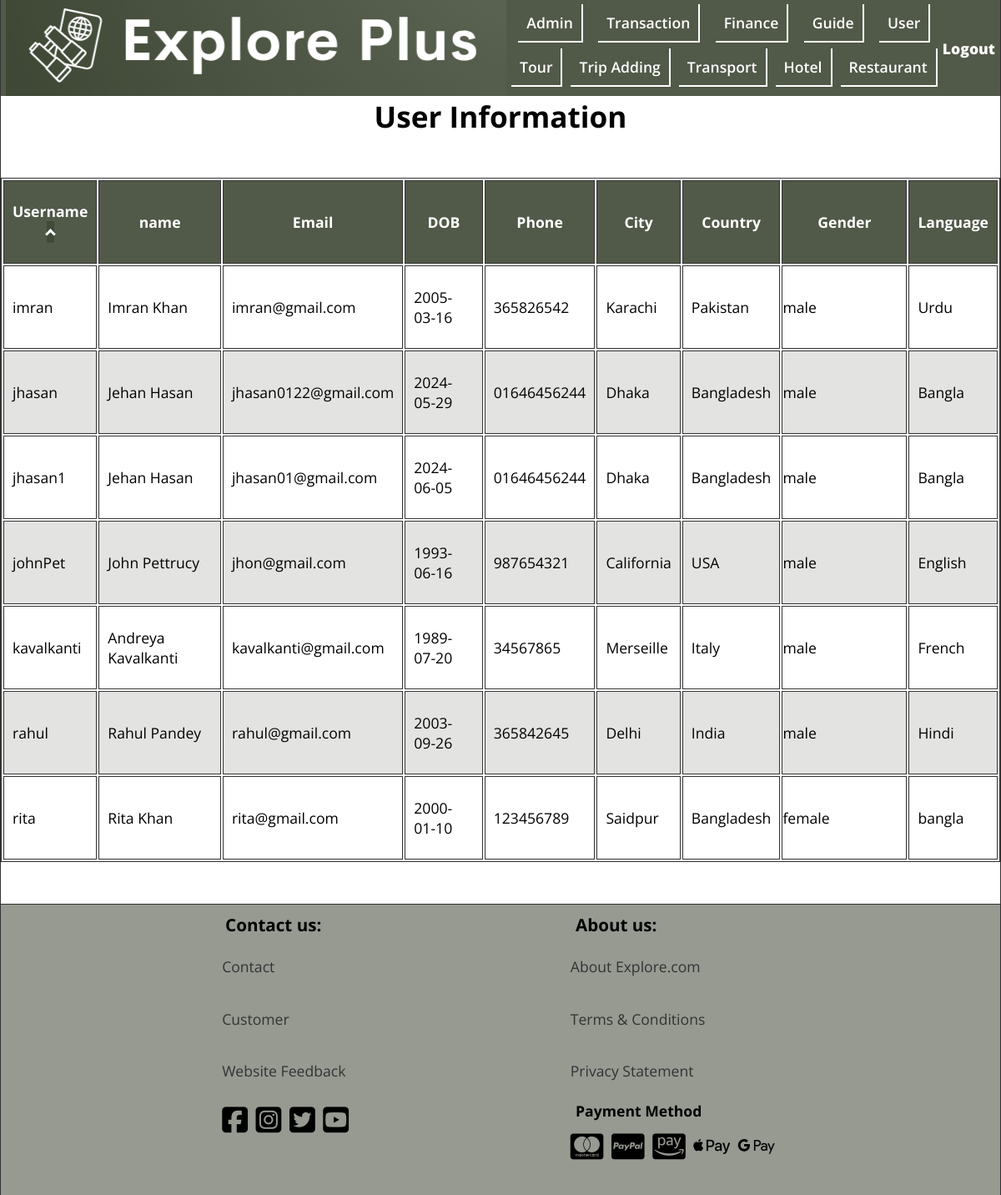
Page /Admin/user_list.php on the committed database.
### tables this page shows
CREATE TABLE `userpro` (
  `username` varchar(50) NOT NULL,
  `password` varchar(500) DEFAULT NULL,
  `email` varchar(100) DEFAULT NULL,
  `date_of_birth` date DEFAULT NULL,
  `phone` varchar(20) DEFAULT NULL,
  `city` varchar(50) DEFAULT NULL,
  `country` varchar(50) DEFAULT NULL,
  `past_trip` varchar(100) DEFAULT NULL,
  `gender` varchar(10) DEFAULT NULL,
  `language` varchar(20) DEFAULT NULL,
  `name` varchar(50) DEFAULT NULL,
  `photo` blob DEFAULT NULL,
  `varification_code` varchar(256) NOT NULL,
  `is_varified` int(10) NOT NULL DEFAULT 0
);

### Admin/user_list.php (the view, shortened to what this page needs)
<?php
$conn = mysqli_connect("localhost","root","","explore_plus");
$result = mysqli_query($conn,"SELECT * FROM userpro");
$users = mysqli_fetch_all($result,MYSQLI_ASSOC);
?>
<!DOCTYPE html>
<html lang="en">
<head>
    <link rel="stylesheet" href="../css/style.css">
    <link rel="stylesheet" href="https://cdnjs.cloudflare.com/ajax/libs/font-awesome/6.5.1/css/all.min.css" />
</head>
<body>
<header class="header admin">
    <div class="header__logo">
        <figure>
            <img src="../img/logo3.png" alt="logo" title="logo" height="115" width="600">
        </figure>
    </div>
    <nav class="header__nav nav__admin">
        <ul class="header__ul header__admin">
            <li><a href="admin.php">Admin</a></li>
            <li><a href="transaction.php">Transaction</a></li>
            <li><a href="finance.php">Finance</a></li>
            <li><a href="guide.php">Guide</a></li>
            <li><a href="user_list.php">User</a></li>
        </ul>
        <ul class="header__ul header__admin">
            <li><a href="tour_condition.php">Tour</a></li>
            <li><a href="trip_crud/trip_adding.php">Trip Adding</a></li>
            <li><a href="transportation_info.php">Transport</a></li>
            <li><a href="hotel_info.php">Hotel</a></li>
            <li><a href="restaurant_info.php">Restaurant</a></li>
        </ul>
    </nav>
    <div class="admin__logout"><a href="admin_login.php">Logout</a></div>
</header>
<main class="main main__table-container">
    <form action="">
    <h1 class="center">User Information</h1>
    <table class="main__table transportation">
        <thead>
        <tr>
            <th id="menu-id" scope="col" class="table__head">Username <br><p><button type="submit" name="usernameUp" class="up_btn"><i class="arrow up"></i></button></p></th>
            <th id="breakfast" scope="col" class="table__head">name</th>
            <th id="breakfast" scope="col" class="table__head">Email</th>
            <th id="breakfast-cost" scope="col" class="table__head">DOB</th>
            <th id="lunch" scope="col" class="table__head">Phone</th>
            <th id="lunch-cost" scope="col" class="table__head">City</th>
            <th id="dinner" scope="col" class="table__head">Country</th>
            <th id="dinner-cost" scope="col" class="table__head">Gender</th>
            <th id="edit" scope="col" class="table__head">Language</th>
        </tr>
        </thead>
        <tbody class="table__body">
        <?php foreach ($users as $user): ?>
            <tr>
                <td class="table__item"><?php echo $user['username'] ?></td>
                <td class="table__item"><?php echo $user['name'] ?></td>
                <td class="table__item"><?php echo $user['email'] ?></td>
                <td class="table__item"><?php echo $user['date_of_birth'] ?></td>
                <td class="table__item"><?php echo $user['phone'] ?></td>
                <td class="table__item"><?php echo $user['city'] ?></td>
                <td class="table__item"><?php echo $user['country'] ?></td>
                <td class="table__item"><?php echo $user['gender'] ?></td>
                <td class="table__item"><?php echo $user['language'] ?></td>
            </tr>
        <?php endforeach; ?>
        </tbody>
    </table>
    </form>
</main>
<footer class="footer admin-foot">
    <div class="footer__contact">
        <h3 class="footer__h3">Contact us:</h3>
        <ul class="footer__ul">
            <li><a href="../footerPage/contact_us.html">Contact</a></li>
            <li><a href="../footerPage/customer.html">Customer</a></li>
            <li><a href="../footerPage/website_feedback.php">Website Feedback</a></li>
        </ul>
        <div class="footer__icons">
            <i class="fa-brands fa-square-facebook"></i>
            <i class="fa-brands fa-square-instagram"></i>
            <i class="fa-brands fa-square-twitter"></i>
            <i class="fa-brands fa-square-youtube"></i>
        </div>
    </div>
    <div class="footer__about">
        <h3 class="footer__h3">About us:</h3>
        <ul class="footer__ul">
            <li><a href="../footerPage/about__us.html">About Explore.com</a></li>
            <li><a href="../footerPage/terms_condition.html">Terms &amp; Conditions</a></li>
            <li><a href="../footerPage/privacy_statement.html">Privacy Statement</a></li>
        </ul>
        <h4 class="footer__h3">Payment Method</h4>
        <div class="footer__icons">
            <i class="fa-brands fa-cc-mastercard"></i>
            <i class="fa-brands fa-cc-paypal"></i>
            <i class="fa-brands fa-cc-amazon-pay"></i>
            <i class="fa-brands fa-apple-pay"></i>
            <i class="fa-brands fa-google-pay"></i>
        </div>
    </div>
</footer>

### css/style.css (style rules this page uses)
*, *::after, *::before { margin: 0; padding: 0; box-sizing: border-box; }
img { display: block; max-width: 100%; height: auto; }
input, textarea, button, select { font: inherit; }
:root { --FF: 'Open Sans', sans-serif; --FS: clamp(1rem,2.2vh,1.5rem); --FS-BIG: 2rem; --FF-HEADING: 'Fugus One', 'Cursive'; --BGCOLOR: #f5f8fe; --BGCOLOR-FADE: #0c93a7; --BGCOLOR-FADE-MAX: #61aeac; --FOOTER-BGCOLOR: #accfd5; --COLOR: #f9efa0; --COLOR-FADE: rgba(248, 223, 171, 0.41); --BODY-BGCOLOR: #fff; --FONT-COLOR: #000; --LIST-BGCOLOR: #f5f7f8; --BORDER-COLOR: #333; --BGIMAGE: linear-gradient(to bottom,var(--BGCOLOR),var(--BGCOLOR-FADE)); --BGIMAGE-MAX: linear-gradient(to bottom,var(--BGCOLOR),var(--BGCOLOR-FADE),var(--BGCOLOR-FADE-MAX)); --HEIGHTLIGHT-BGCOLOR: #439fa8; --HIGHLIGHT-COLOR: #fff; --HEADER-COLOR: #fff; --HEADER-BGCOLOR: #000; --NAV-BGCOLOR: #fff; --HERO-BGCOLOR: rgba(51,178,51,0.75); --BUTTON-BGCOLOR: #000; --BUTTON-COLOR: #fff; --HEADER-LINK-COLOR: #fff; --HEADER-LINK-HOVER: #ffffff; --LINK-COLOR: #333; --LINK-HOVER: rgba(51, 51, 51, 0.5); --ADMIN-BGCOLOR: #515948; --ADMIN-FOOTER-COLOR: rgba(64, 72, 55, 0.55); --BORDER: 1px solid var(--BORDER-COLOR); --BORDER-RADIUS: 15px; --BORDER-LITE-RADIUS: 5px; --PADDING-TB: 0.25em; --PADDING-SIDE: 2.5%; --MARGIN: clamp(1em,2.5vh,1.5em); --TEST1 : #020202; --TEST2: yellow; --TEST3: green; --TEST4: blue; --TEST5: purple; }
.center { text-align: center; }
html { scroll-behavior: smooth; font-size: var(--FS); font-family: var(--FF); background-color: var(--BGCOLOR); background-image: var(--BGIMAGE); background-repeat: no-repeat; background-size: cover; }
body { background-color: var(--BODY-BGCOLOR); min-height: 100vh; max-height: 800vh; min-width: 1200px; margin: 0 auto; border-left: var(--BORDER); border-right: var(--BORDER); box-shadow: 0 0 10px var(--BORDER-COLOR); }
p { line-height: 1.5; }
a:any-link { color: var(--LINK-COLOR); text-decoration: none; }
.header { display: flex; justify-content: space-evenly; align-items: center; background-color: #439fa8;; position: sticky; top: 0; z-index: 1; }
.header__ul { font-weight: 600; min-width: 500px; display: flex; justify-content: space-evenly; align-items: center; gap: 10px; padding-bottom: 7px; }
.header__ul li { padding: 10px; border-right: 2px solid white; border-bottom: 2px solid white; }
.admin__logout a { font-weight: 900; color: #ffffff; }
.footer { position: relative; bottom: 0; display: flex; justify-content: space-evenly; border-top: var(--BORDER); background-color: var(--FOOTER-BGCOLOR); padding: var(--PADDING-TB); }
.footer li { padding: 1.1em 0; list-style-type: none; }
.footer__icons { padding-top: 0.5em; padding-bottom: 2em; align-items: center; }
.footer__icons i { font-size: 2rem; padding-right: 5px; }
.footer__h3 { padding: var(--PADDING-TB) var(--PADDING-SIDE); }
.header__ul { list-style-type: none; }
.header__ul a:any-link { color: var(--HEADER-LINK-COLOR); }
.main { min-height: 70vh; }
.main__table { margin: 50px auto; border: var(--BORDER); }
.main__table tr { height: 100px; }
.table__head, .table__item { padding: 10px; border: var(--BORDER); }
.table__body tr:nth-child(even) { background-color: #e3e3e2; }
.table__head { background-color: var(--ADMIN-BGCOLOR); color: var(--HIGHLIGHT-COLOR); }
.table__body td:nth-child(8) { width: 150px; height: 100px; padding: 0; }
.admin { background-color: var(--ADMIN-BGCOLOR); }
.admin-foot { background-color: var(--ADMIN-FOOTER-COLOR); }
.arrow { border: solid white; border-width: 0 3px 3px 0; display: inline-block; padding: 3px; }
.up { transform: rotate(-135deg); -webkit-transform: rotate(-135deg); }
.up_btn { background-color: #414939; color: white; border: 0; }

### rows in the picture
userpro: username "imran", name "Imran Khan", email "imran@gmail.com", date_of_birth "2005-03-16", phone "365826542", city "Karachi", country "Pakistan", gender "male", language "Urdu"
userpro: username "jhasan", name "Jehan Hasan", email "jhasan0122@gmail.com", date_of_birth "2024-05-29", phone "01646456244", city "Dhaka", country "Bangladesh", gender "male", language "Bangla"
userpro: username "jhasan1", name "Jehan Hasan", email "jhasan01@gmail.com", date_of_birth "2024-06-05", phone "01646456244", city "Dhaka", country "Bangladesh", gender "male", language "Bangla"
userpro: username "johnPet", name "John Pettrucy", email "jhon@gmail.com", date_of_birth "1993-06-16", phone "987654321", city "California", country "USA", gender "male", language "English"
userpro: username "kavalkanti", name "Andreya Kavalkanti", email "kavalkanti@gmail.com", date_of_birth "1989-07-20", phone "34567865", city "Merseille", country "Italy", gender "male", language "French"
userpro: username "rahul", name "Rahul Pandey", email "rahul@gmail.com", date_of_birth "2003-09-26", phone "365842645", city "Delhi", country "India", gender "male", language "Hindi"
userpro: username "rita", name "Rita Khan", email "rita@gmail.com", date_of_birth "2000-01-10", phone "123456789", city "Saidpur", country "Bangladesh", gender "female", language "bangla"
